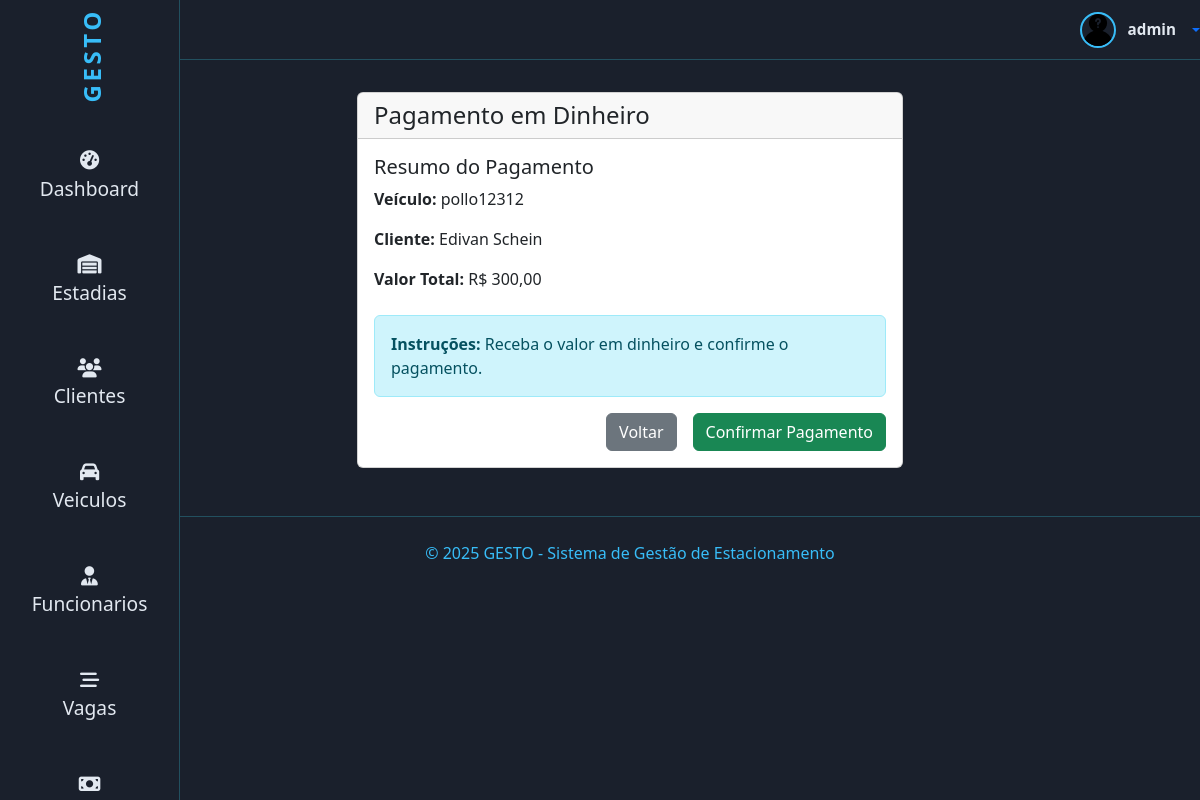
The app's page /pagamentos/dinheiro/21/ (signed in) with its own data.
### estadias/models.py (models this page shows, shortened)
class Estadia(models.Model):
    veiculo = models.ForeignKey('veiculos.Veiculo', on_delete=models.PROTECT)
    cliente = models.ForeignKey('clientes.ClienteGeral', on_delete=models.SET_NULL, null=True, blank=True)
    funcionario = models.ForeignKey('funcionarios.Funcionario', on_delete=models.SET_NULL, null=True, blank=True)
    vaga = models.ForeignKey('vagas.Vaga', on_delete=models.SET_NULL, null=True, blank=True)
    data_chegada = models.DateTimeField(default=timezone.now)
    data_saida = models.DateTimeField(null=True, blank=True)
    finalizada = models.BooleanField(default=False)
    valor_total = models.DecimalField(max_digits=8, decimal_places=2, default=0)
    class Meta:
        ordering = ['-data_chegada']

### veiculos/models.py (models this page shows, shortened)
class Veiculo(models.Model):
    placa = models.CharField('Placa', max_length=10, unique=True)
    marca = models.CharField('Marca', max_length=50, null=True, blank=True)
    modelo = models.CharField('Modelo', max_length=50, null=True, blank=True)
    cor = models.CharField('Cor', max_length=30, null=True, blank=True)
    foto = models.ImageField('Foto', upload_to='static/veiculos', null=True, blank=True)
    clientes = models.ManyToManyField(ClienteGeral,related_name='veiculos',verbose_name='Clientes',blank=False)
    plano = models.ForeignKey(Plano, on_delete=models.SET_NULL, null=True, blank=True, verbose_name='Plano')
    categoria_cnh = models.ForeignKey(Categoria, on_delete=models.SET_NULL, null=True, verbose_name='Categoria do Veículo',limit_choices_to={'status': True})
    data_vencimento_plano = models.DateField('Data de Vencimento do Plano',null=True,blank=True)
    class Meta:
        verbose_name = 'Veículo'
        verbose_name_plural = 'Veículos'
        ordering = [Upper('placa')]

### clientes/models.py (models this page shows, shortened)
class Pessoa(models.Model):
    nome = models.CharField('Nome', max_length=50, help_text='Nome completo')
    fone = models.CharField('Fone', max_length=12, help_text='Número de telefone (Apenas números)', unique=True)
    email = models.EmailField('E-mail', max_length=100, help_text='E-mail', unique=True)
    endereco = models.CharField('Endereço', max_length=300, help_text='Endereço completo')
    foto = StdImageField('Foto', upload_to='static/pessoas', delete_orphans=True, null=True, blank=True)
    class Meta:
        abstract = True

class ClienteGeral(Pessoa):
    TIPO_CLIENTE_CHOICES = (
        ('PF', 'Pessoa Física'),
        ('PJ', 'Pessoa Jurídica'),
    )
    tipo_cliente = models.CharField('Tipo de Cliente', max_length=2, choices=TIPO_CLIENTE_CHOICES)
    cpf = models.CharField('CPF ', max_length=14, unique=True, null=True, blank=True)
    data_nascimento = models.DateField('Data de Nascimento', null=True, blank=True)
    empresa = models.CharField('Nome da Empresa', max_length=100, null=True, blank=True)
    cnpj = models.CharField('CNPJ (Apenas números)', max_length=18, unique=True, null=True, blank=True)
    class Meta:
        verbose_name = 'Cliente'
        verbose_name_plural = 'Clientes'
        ordering = [Upper('nome'), Upper('empresa')]

### pagamentos/models.py (models this page shows, shortened)
class Pagamento(models.Model):
    PAGAMENTO_CHOICES = (
        ('DINHEIRO', 'Dinheiro'),
        ('PIX', 'PIX'),
        ('CREDITO', 'Cartão de Crédito'),
        ('DEBITO', 'Cartão de Débito'),
    )
    STATUS_CHOICES = (
        ('PENDENTE', 'Pendente'),
        ('PAGO', 'Pago'),
    )
    data_pagamento = models.DateTimeField('Data do Pagamento', default=timezone.now)
    forma = models.CharField('Forma de Pagamento', max_length=20, choices=PAGAMENTO_CHOICES, default='DINHEIRO')
    valor_total = models.DecimalField('Valor Total', max_digits=8, decimal_places=2, default=0)
    estadia = models.ForeignKey(Estadia, on_delete=models.CASCADE, related_name='pagamentos', blank=True, null=True)
    status = models.CharField('Status', max_length=20, choices=STATUS_CHOICES, default='PAGO')
    observacao = models.TextField('Observação', blank=True, null=True)
    class Meta:
        verbose_name = 'Pagamento'
        verbose_name_plural = 'Pagamentos'
        ordering = ['-data_pagamento']

### pagamentos/views.py (the view, shortened to what this page needs)
# urls.py: path('dinheiro/<int:pagamento_id>/', views.PagamentoDinheiroView.as_view(), name='dinheiro'),
class PagamentoDinheiroView(View):
    template_name = 'formas_pgto/dinheiro.html'
    def get(self, request, pagamento_id):
        pagamento = get_object_or_404(Pagamento, id=pagamento_id)
        context = {
            'pagamento': pagamento,
            'estadia': pagamento.estadia
        }
        return render(request, self.template_name, context)

### pagamentos/templates/formas_pgto/dinheiro.html (shortened to what this page needs)
{% extends 'principal.html' %}
{% load django_bootstrap5 %}
{% block content %}
<div class="container mt-4">
    <div class="row">
        <div class="col-md-6 mx-auto">
            <div class="card">
                <div class="card-header">
                    <h4 class="mb-0">Pagamento em Dinheiro</h4>
                </div>
                <div class="card-body">
                    <div class="mb-4">
                        <h5>Resumo do Pagamento</h5>
                        <p><strong>Veículo:</strong> {{ estadia.veiculo.placa }}</p>
                        <p><strong>Cliente:</strong> {{ estadia.cliente.nome }}</p>
                        <p><strong>Valor Total:</strong> R$ {{ pagamento.valor_total }}</p>
                    </div>
                    <form method="post">
                        <div class="alert alert-info">
                            <strong>Instruções:</strong> Receba o valor em dinheiro e confirme o pagamento.
                        </div>
                        <div class="d-grid gap-2 d-md-flex justify-content-md-end">
                            <a href="{% url 'pagamentos:processar_pagamento' estadia.id %}" class="btn btn-secondary me-md-2">Voltar</a>
                            <button type="submit" class="btn btn-success">Confirmar Pagamento</button>
                        </div>
                    </form>
                </div>
            </div>
        </div>
    </div>
</div>
{% endblock %}

### home/templates/principal.html (shortened to what this page needs)
<!doctype html>
{% load static %}
{% load django_bootstrap5 %}
<html lang="pt-br">
<head>
    {% block head %}
    {% include "head.html" %}
    {% endblock %}
</head>
<body>
<header id="header-top" role="banner" aria-label="Cabeçalho superior">
    <div class="dropdown">
        <a href="#" class="user-profile text-decoration-none dropdown-toggle" data-bs-toggle="dropdown"
           aria-expanded="false">
            {% if user.is_authenticated %}
                {% if user.funcionario.foto %}
                    <img src="{{ user.funcionario.foto.url }}" alt="Avatar do utilizador"/>
                {% else %}
                    <img src="{% static 'img/desconhecido.png' %}" alt="Avatar do utilizador"/>
                {% endif %}
                <span>{{ user.username }}</span>
            {% else %}
                <i class="fas fa-sign-in-alt me-2"></i>
                <span>Acesso</span>
            {% endif %}
        </a>
    </div>
</header>
{% if request.user.is_authenticated %}
    <nav id="sidebar" aria-label="Menu principal">
        <div class="logo" aria-label="Logo GESTO">
            <a href="{% url 'index' %}"
               class="nav-link {% if request.resolver_match.url_name == 'index' %}active{% endif %}">GESTO</a>
        </div>
        <div data-bs-spy="scroll"  data-bs-offset="0" data-bs-smooth-scroll="true" class="scrollspy" tabindex="0">
      <ul class="nav flex-column" role="menu" aria-label="Navegação principal">
            <li class="nav-item" role="none">
                <a href="{% url 'index' %}"
                   class="nav-link {% if request.resolver_match.url_name == 'index' %}active{% endif %}">
                    <i class="fa-solid fa-gauge-high" aria-hidden="true"></i>
                    <p>Dashboard</p>
                </a>
            </li>
            <li class="nav-item" role="none">
                <a href="{% url 'estadias' %}"
                   class="nav-link {% if request.resolver_match.url_name == 'estadias' %}active{% endif %}">
                    <i class="fa-solid fa-warehouse" aria-hidden="true"></i>
                    <p>Estadias</p>
                </a>
            </li>
            <li class="nav-item" role="none">
                <a href="{% url 'clientes' %}"
                   class="nav-link {% if request.resolver_match.url_name == 'clientes' %}active{% endif %}">
                    <i class="fas fa-users"></i>
                    <p>Clientes</p>
                </a>
            </li>
            <li class="nav-item" role="none">
                <a href="{% url 'veiculos' %}"
                   class="nav-link {% if request.resolver_match.url_name == 'veiculos' %}active{% endif %}">
                    <i class="fas fa-car" aria-hidden="true"></i>
                    <p>Veiculos</p>
                </a>
            </li>
           <li class="nav-item" role="none">
                <a href="{% url 'funcionarios' %}"
                   class="nav-link {% if request.resolver_match.url_name == 'funcionarios' %}active{% endif %}">
                    <i class="fas fa-user-tie" aria-hidden="true"></i>
                    <p>Funcionarios</p>
                </a>
            </li>
            <li class="nav-item" role="none">
                <a href="{% url 'vagas' %}"
                   class="nav-link {% if request.resolver_match.url_name == 'vagas' %}active{% endif %}">
                    <i class="fas fa-stream" aria-hidden="true"></i>
                    <p>Vagas</p>
                </a>
            </li>
            <li class="nav-item" role="none">
                <a href="{% url 'valores' %}"
                   class="nav-link {% if request.resolver_match.url_name == 'valores' %}active{% endif %}">
                    <i class="fa-solid fa-money-bill" aria-hidden="true"></i>
                </a>
            </li>
        </ul>
    </div>
    </nav>
{% endif %}
{% block content %}{% endblock %}
{% block footer %}
{% include "footer.html" %}
{% endblock %}
</body>
</html>

### home/templates/head.html (style rules this page uses)
:root { --bg-primary: #1a202c; --bg-card: #2d3748; --text-primary: #e2e8f0; --highlight: #38bdf8; --border-subtle: rgba(56, 223, 248, 0.25); --table-row-alt: #374151; }
.scrollspy { position: relative; height: 100vh; margin-top: .5rem; overflow: auto; -ms-overflow-style: none; scrollbar-width: none; }
body { background-color: var(--bg-primary); color: var(--text-primary); font-family: "Segoe UI", Tahoma, Geneva, Verdana, sans-serif; min-height: 100vh; overflow-x: hidden; margin-left: 5%; }
#sidebar { background-color: var(--bg-primary); min-height: 100vh; width: 5%; position: fixed; top: 0; left: 0; padding-top: 0.5rem; display: flex; flex-direction: column; align-items: center; border-right: 1px solid var(--border-subtle); z-index: 1030; transition: 0.7s ease-out; margin-bottom: 10%; }
#sidebar p { visibility: hidden }
#sidebar .logo { font-weight: 700; font-size: 1.5rem; color: var(--highlight); margin-bottom: 2rem; user-select: none; writing-mode: vertical-rl; transform: rotate(180deg); letter-spacing: 0.15em; text-align: center; width: 32px; }
#sidebar ul.nav { list-style: none; padding: 0; margin: 0; width: 100%; margin-bottom: 10%; padding-bottom: 30%; }
#sidebar ul.nav li { width: 100%; margin-bottom: 1.5rem; text-align: center; }
#sidebar ul.nav li a { color: var(--text-primary); font-size: 1.2rem; display: block; width: 100%; padding: 0.2rem 0; transition: color 0.3s; position: relative; }
#header-top { height: 60px; border-bottom: 1px solid var(--border-subtle); display: flex; align-items: center; justify-content: flex-end; gap: 1.5rem; margin-bottom: 2rem; color: var(--text-primary); }
#header-top .user-profile { display: flex; align-items: center; gap: 0.75rem; cursor: pointer; user-select: none; }
#header-top .user-profile img { width: 36px; height: 36px; border-radius: 50%; border: 2px solid var(--highlight); object-fit: cover; }
#header-top .user-profile span { font-weight: 600; font-size: 0.95rem; color: var(--text-primary); white-space: nowrap; }

### records on screen
Estadia: veiculo.placa "pollo12312", cliente.nome "Edivan Schein"
Pagamento: valor_total "300,00"

### other values on screen
{{ user.username }} "admin"
